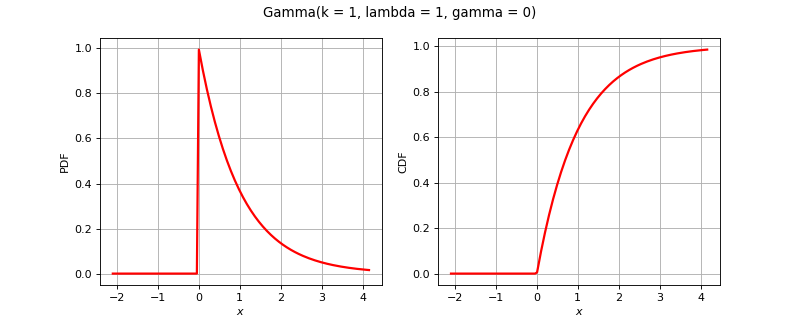

Write the Python code that produced this figure.
import openturns as ot
from matplotlib import pyplot as plt
from openturns.viewer import View
if (ot.Gamma().__class__.__name__=='ComposedDistribution'):
    correlation = ot.CorrelationMatrix(2)
    correlation[1, 0] = 0.25
    aCopula = ot.NormalCopula(correlation)
    marginals = [ot.Normal(1.0, 2.0), ot.Normal(2.0, 3.0)]
    distribution = ot.ComposedDistribution(marginals, aCopula)
elif (ot.Gamma().__class__.__name__=='CumulativeDistributionNetwork'):
    distribution = ot.CumulativeDistributionNetwork([ot.Normal(2),ot.Dirichlet([0.5, 1.0, 1.5])], ot.BipartiteGraph([[0,1], [0,1]]))
elif (ot.Gamma().__class__.__name__=='Histogram'):
    distribution = ot.Histogram([-1.0, 0.5, 1.0, 2.0], [0.45, 0.4, 0.15])
else:
    distribution = ot.Gamma()
dimension = distribution.getDimension()
if dimension <= 2:
    if distribution.getDimension() == 1:
        distribution.setDescription(['$x$'])
        pdf_graph = distribution.drawPDF()
        cdf_graph = distribution.drawCDF()
        fig = plt.figure(figsize=(10, 4))
        plt.suptitle(str(distribution))
        pdf_axis = fig.add_subplot(121)
        cdf_axis = fig.add_subplot(122)
        View(pdf_graph, figure=fig, axes=[pdf_axis], add_legend=False)
        View(cdf_graph, figure=fig, axes=[cdf_axis], add_legend=False)
    else:
        distribution.setDescription(['$x_1$', '$x_2$'])
        pdf_graph = distribution.drawPDF()
        fig = plt.figure(figsize=(10, 5))
        plt.suptitle(str(distribution))
        pdf_axis = fig.add_subplot(111)
        View(pdf_graph, figure=fig, axes=[pdf_axis], add_legend=False)
